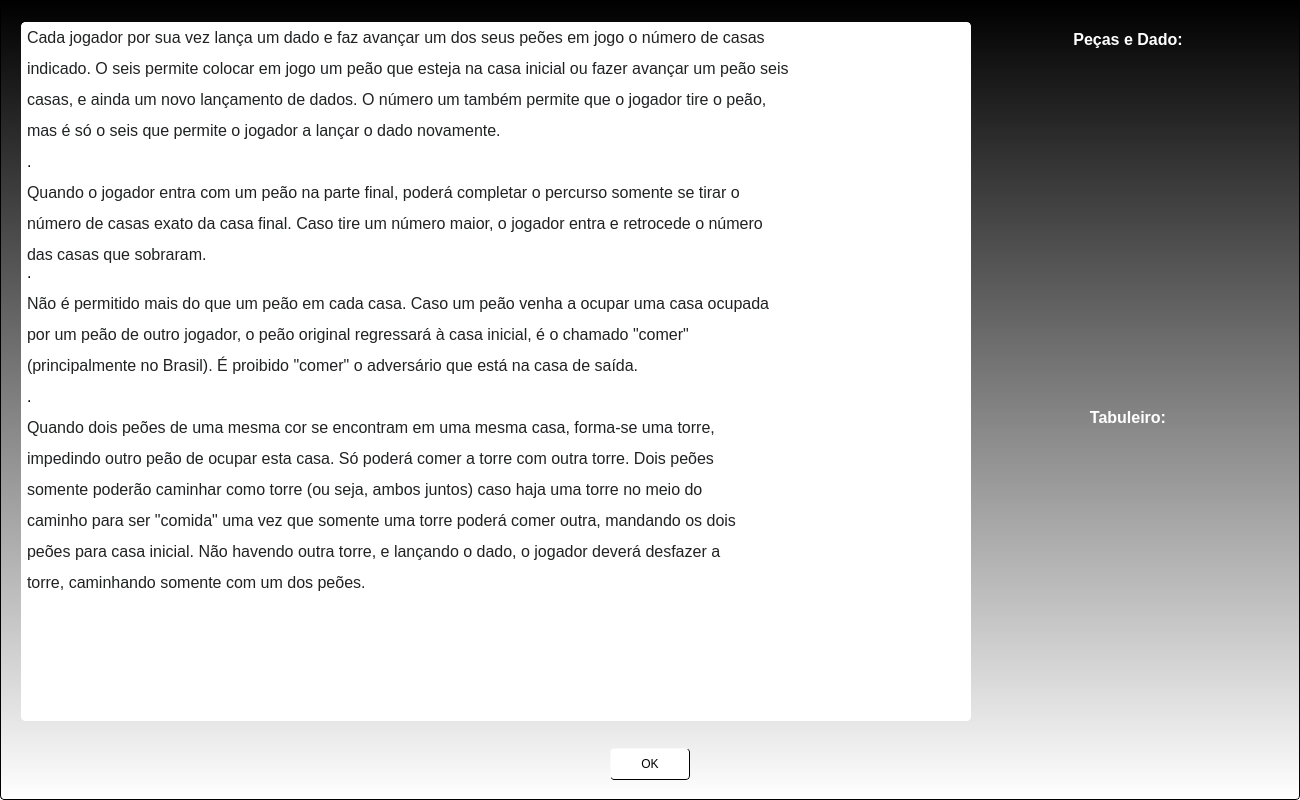
<?xml version="1.0" encoding="UTF-8"?>
<ui version="4.0">
 <class>Regras</class>
 <widget class="QWidget" name="Regras">
  <property name="geometry">
   <rect>
    <x>0</x>
    <y>0</y>
    <width>1300</width>
    <height>800</height>
   </rect>
  </property>
  <property name="sizePolicy">
   <sizepolicy hsizetype="Preferred" vsizetype="Preferred">
    <horstretch>0</horstretch>
    <verstretch>0</verstretch>
   </sizepolicy>
  </property>
  <property name="minimumSize">
   <size>
    <width>1300</width>
    <height>800</height>
   </size>
  </property>
  <property name="maximumSize">
   <size>
    <width>1300</width>
    <height>800</height>
   </size>
  </property>
  <property name="windowTitle">
   <string>Regras</string>
  </property>
  <property name="windowIcon">
   <iconset resource="Resources/resources.qrc">
    <normaloff>:/Imagens/ludo_icon.jpg</normaloff>:/Imagens/ludo_icon.jpg</iconset>
  </property>
  <property name="styleSheet">
   <string notr="true">QWidget#Regras {
background-color: qlineargradient(spread:pad, x1:0.492588, y1:0, x2:0.492, y2:1, stop:0 rgba(0, 0, 0, 255), stop:1 rgba(255, 255, 255, 255));

border: 1px solid;
border-radius: 4;
border-color: rgb(0, 0, 0);
}

</string>
  </property>
  <layout class="QVBoxLayout" name="verticalLayout">
   <item>
    <widget class="QWidget" name="infoLayout" native="true">
     <property name="minimumSize">
      <size>
       <width>0</width>
       <height>0</height>
      </size>
     </property>
     <layout class="QHBoxLayout" name="horizontalLayout_2">
      <item>
       <widget class="QLabel" name="labelRules">
        <property name="sizePolicy">
         <sizepolicy hsizetype="Preferred" vsizetype="Preferred">
          <horstretch>0</horstretch>
          <verstretch>0</verstretch>
         </sizepolicy>
        </property>
        <property name="minimumSize">
         <size>
          <width>819</width>
          <height>394</height>
         </size>
        </property>
        <property name="maximumSize">
         <size>
          <width>950</width>
          <height>699</height>
         </size>
        </property>
        <property name="font">
         <font>
          <pointsize>12</pointsize>
          <weight>50</weight>
          <bold>false</bold>
         </font>
        </property>
        <property name="styleSheet">
         <string notr="true">background-color: rgb(255, 255, 255);


border: 1px solid;
border-radius: 4;
border-color: rgb(255, 255, 255);</string>
        </property>
        <property name="text">
         <string>&lt;html&gt;&lt;head/&gt;&lt;body&gt;&lt;p&gt;&lt;span style=&quot; font-family:'sans-serif'; color:#202122; background-color:#ffffff;&quot;&gt;Cada jogador por sua vez lança um dado&lt;/span&gt;&lt;span style=&quot; font-family:'sans-serif'; color:#202122;&quot;&gt; e faz avançar um dos seus peões em jogo o número de casas&lt;/span&gt;&lt;/p&gt;&lt;p&gt;&lt;span style=&quot; font-family:'sans-serif'; color:#202122;&quot;&gt;indicado. O seis permite colocar em jogo um peão que esteja na casa inicial ou fazer avançar um peão seis &lt;/span&gt;&lt;/p&gt;&lt;p&gt;&lt;span style=&quot; font-family:'sans-serif'; color:#202122;&quot;&gt;casas, e ainda um novo lançamento de dados. O número um também permite que o jogador tire o peão, &lt;/span&gt;&lt;/p&gt;&lt;p&gt;&lt;span style=&quot; font-family:'sans-serif'; color:#202122;&quot;&gt;mas é só o seis que permite o jogador a lançar o dado novamente. &lt;/span&gt;&lt;/p&gt;&lt;p&gt;.&lt;/p&gt;&lt;p&gt;&lt;span style=&quot; font-family:'sans-serif'; color:#202122; background-color:#ffffff;&quot;&gt;Quando o jogador entra com um peão na parte final, poderá completar o percurso somente se tirar o &lt;/span&gt;&lt;/p&gt;&lt;p&gt;&lt;span style=&quot; font-family:'sans-serif'; color:#202122; background-color:#ffffff;&quot;&gt;número de casas exato da casa final. Caso tire um número maior, o jogador entra e retrocede o número&lt;/span&gt;&lt;/p&gt;&lt;p&gt;&lt;span style=&quot; font-family:'sans-serif'; color:#202122; background-color:#ffffff;&quot;&gt;das casas que sobraram.&lt;/span&gt;&lt;br/&gt;.&lt;/p&gt;&lt;p&gt;&lt;span style=&quot; font-family:'sans-serif'; color:#202122; background-color:#ffffff;&quot;&gt;Não é permitido mais do que um peão em cada casa. Caso um peão venha a ocupar uma casa ocupada&lt;/span&gt;&lt;/p&gt;&lt;p&gt;&lt;span style=&quot; font-family:'sans-serif'; color:#202122; background-color:#ffffff;&quot;&gt;por um peão de outro jogador, o peão original regressará à casa inicial, é o chamado &amp;quot;comer&amp;quot;&lt;/span&gt;&lt;/p&gt;&lt;p&gt;&lt;span style=&quot; font-family:'sans-serif'; color:#202122; background-color:#ffffff;&quot;&gt;(principalmente no Brasil&lt;/span&gt;&lt;span style=&quot; font-family:'sans-serif'; color:#202122;&quot;&gt;). É proibido &amp;quot;comer&amp;quot; o adversário que está na casa de saída.&lt;/span&gt;&lt;/p&gt;&lt;p&gt;.&lt;/p&gt;&lt;p&gt;&lt;span style=&quot; font-family:'sans-serif'; color:#202122; background-color:#ffffff;&quot;&gt;Quando dois peões de uma mesma cor se encontram em uma mesma casa, forma-se uma torre,&lt;/span&gt;&lt;/p&gt;&lt;p&gt;&lt;span style=&quot; font-family:'sans-serif'; color:#202122; background-color:#ffffff;&quot;&gt;impedindo outro peão de ocupar esta casa. Só poderá comer a torre com outra torre. Dois peões&lt;/span&gt;&lt;/p&gt;&lt;p&gt;&lt;span style=&quot; font-family:'sans-serif'; color:#202122; background-color:#ffffff;&quot;&gt;somente poderão caminhar como torre (ou seja, ambos juntos) caso haja uma torre no meio do&lt;/span&gt;&lt;/p&gt;&lt;p&gt;&lt;span style=&quot; font-family:'sans-serif'; color:#202122; background-color:#ffffff;&quot;&gt;caminho para ser &amp;quot;comida&amp;quot; uma vez que somente uma torre poderá comer outra, mandando os dois&lt;/span&gt;&lt;/p&gt;&lt;p&gt;&lt;span style=&quot; font-family:'sans-serif'; color:#202122; background-color:#ffffff;&quot;&gt;peões para casa inicial. Não havendo outra torre, e lançando o dado, o jogador deverá desfazer a&lt;/span&gt;&lt;/p&gt;&lt;p&gt;&lt;span style=&quot; font-family:'sans-serif'; color:#202122; background-color:#ffffff;&quot;&gt;torre, caminhando somente com um dos peões.&lt;/span&gt;&lt;/p&gt;&lt;/body&gt;&lt;/html&gt;</string>
        </property>
        <property name="textFormat">
         <enum>Qt::AutoText</enum>
        </property>
        <property name="scaledContents">
         <bool>false</bool>
        </property>
        <property name="alignment">
         <set>Qt::AlignLeading|Qt::AlignLeft|Qt::AlignTop</set>
        </property>
        <property name="margin">
         <number>0</number>
        </property>
        <property name="indent">
         <number>5</number>
        </property>
       </widget>
      </item>
      <item>
       <widget class="QWidget" name="imagesLayout" native="true">
        <property name="maximumSize">
         <size>
          <width>300</width>
          <height>16777215</height>
         </size>
        </property>
        <layout class="QVBoxLayout" name="verticalLayout_2">
         <item>
          <widget class="QLabel" name="TokenLabel">
           <property name="maximumSize">
            <size>
             <width>16777215</width>
             <height>20</height>
            </size>
           </property>
           <property name="font">
            <font>
             <pointsize>12</pointsize>
             <weight>75</weight>
             <bold>true</bold>
            </font>
           </property>
           <property name="styleSheet">
            <string notr="true">color: rgb(255, 255, 255);</string>
           </property>
           <property name="text">
            <string>Peças e Dado:</string>
           </property>
           <property name="alignment">
            <set>Qt::AlignCenter</set>
           </property>
          </widget>
         </item>
         <item>
          <widget class="QLabel" name="imageToken">
           <property name="styleSheet">
            <string notr="true">image: url(:/Imagens/peca.png);</string>
           </property>
           <property name="text">
            <string/>
           </property>
          </widget>
         </item>
         <item>
          <widget class="QLabel" name="BoardLabel">
           <property name="maximumSize">
            <size>
             <width>16777215</width>
             <height>20</height>
            </size>
           </property>
           <property name="font">
            <font>
             <pointsize>12</pointsize>
             <weight>75</weight>
             <bold>true</bold>
            </font>
           </property>
           <property name="styleSheet">
            <string notr="true">color: rgb(255, 255, 255);</string>
           </property>
           <property name="text">
            <string>Tabuleiro:</string>
           </property>
           <property name="alignment">
            <set>Qt::AlignCenter</set>
           </property>
          </widget>
         </item>
         <item>
          <widget class="QLabel" name="imageBoard">
           <property name="maximumSize">
            <size>
             <width>16777215</width>
             <height>282</height>
            </size>
           </property>
           <property name="styleSheet">
            <string notr="true">image: url(:/Imagens/Ludo_board.png);</string>
           </property>
           <property name="text">
            <string/>
           </property>
          </widget>
         </item>
        </layout>
       </widget>
      </item>
     </layout>
    </widget>
   </item>
   <item alignment="Qt::AlignHCenter">
    <widget class="QWidget" name="layoutButton" native="true">
     <property name="sizePolicy">
      <sizepolicy hsizetype="Preferred" vsizetype="Preferred">
       <horstretch>0</horstretch>
       <verstretch>0</verstretch>
      </sizepolicy>
     </property>
     <property name="maximumSize">
      <size>
       <width>16777215</width>
       <height>50</height>
      </size>
     </property>
     <property name="baseSize">
      <size>
       <width>0</width>
       <height>0</height>
      </size>
     </property>
     <property name="styleSheet">
      <string notr="true"/>
     </property>
     <layout class="QHBoxLayout" name="horizontalLayout">
      <item>
       <widget class="QPushButton" name="pushButtonConfirm">
        <property name="sizePolicy">
         <sizepolicy hsizetype="Preferred" vsizetype="Preferred">
          <horstretch>0</horstretch>
          <verstretch>0</verstretch>
         </sizepolicy>
        </property>
        <property name="minimumSize">
         <size>
          <width>80</width>
          <height>30</height>
         </size>
        </property>
        <property name="cursor">
         <cursorShape>PointingHandCursor</cursorShape>
        </property>
        <property name="styleSheet">
         <string notr="true">QPushButton{
	
	background-color: rgb(255, 255, 255);
	border-width: 1px;
	border-style: solid;
	border-bottom-color: rgb(0, 0, 0);
	border-right-color: rgb(0, 0, 0);
	border-radius: 4;
	
}
QPushButton:hover {
	background-color: rgb(180,180,180);
	
	border-color: rgb(0, 0, 0);
	
}
QPushButton:pressed {
	
	
	background-color: rgb(80, 80, 80);
}</string>
        </property>
        <property name="text">
         <string>OK</string>
        </property>
       </widget>
      </item>
     </layout>
    </widget>
   </item>
  </layout>
 </widget>
 <resources>
  <include location="Resources/resources.qrc"/>
 </resources>
 <connections/>
</ui>
